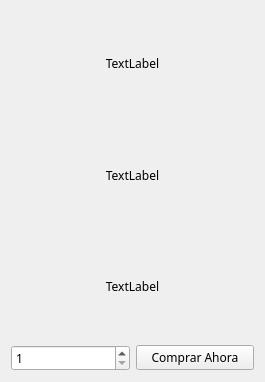
<?xml version="1.0" encoding="UTF-8"?>
<ui version="4.0">
 <class>Product</class>
 <widget class="QWidget" name="Product">
  <property name="geometry">
   <rect>
    <x>0</x>
    <y>0</y>
    <width>265</width>
    <height>382</height>
   </rect>
  </property>
  <property name="windowTitle">
   <string>Form</string>
  </property>
  <layout class="QGridLayout" name="gridLayout">
   <item row="2" column="0" colspan="2">
    <widget class="QLabel" name="Price">
     <property name="font">
      <font>
       <family>Century Gothic</family>
      </font>
     </property>
     <property name="text">
      <string>TextLabel</string>
     </property>
     <property name="alignment">
      <set>Qt::AlignCenter</set>
     </property>
    </widget>
   </item>
   <item row="1" column="0" colspan="2">
    <widget class="QLabel" name="Name">
     <property name="font">
      <font>
       <family>Century Gothic</family>
      </font>
     </property>
     <property name="text">
      <string>TextLabel</string>
     </property>
     <property name="textFormat">
      <enum>Qt::AutoText</enum>
     </property>
     <property name="alignment">
      <set>Qt::AlignCenter</set>
     </property>
    </widget>
   </item>
   <item row="3" column="1">
    <widget class="QPushButton" name="buyPB">
     <property name="font">
      <font>
       <family>Century Gothic</family>
      </font>
     </property>
     <property name="cursor">
      <cursorShape>OpenHandCursor</cursorShape>
     </property>
     <property name="text">
      <string>Comprar Ahora</string>
     </property>
     <property name="default">
      <bool>false</bool>
     </property>
     <property name="flat">
      <bool>false</bool>
     </property>
    </widget>
   </item>
   <item row="3" column="0">
    <widget class="QSpinBox" name="ammountSB">
     <property name="font">
      <font>
       <family>Century Gothic</family>
      </font>
     </property>
     <property name="minimum">
      <number>1</number>
     </property>
    </widget>
   </item>
   <item row="0" column="0" colspan="2">
    <widget class="QLabel" name="Image">
     <property name="font">
      <font>
       <family>Century Gothic</family>
      </font>
     </property>
     <property name="cursor">
      <cursorShape>ArrowCursor</cursorShape>
     </property>
     <property name="frameShadow">
      <enum>QFrame::Plain</enum>
     </property>
     <property name="text">
      <string>TextLabel</string>
     </property>
     <property name="scaledContents">
      <bool>false</bool>
     </property>
     <property name="alignment">
      <set>Qt::AlignCenter</set>
     </property>
    </widget>
   </item>
  </layout>
 </widget>
 <resources/>
 <connections/>
</ui>
